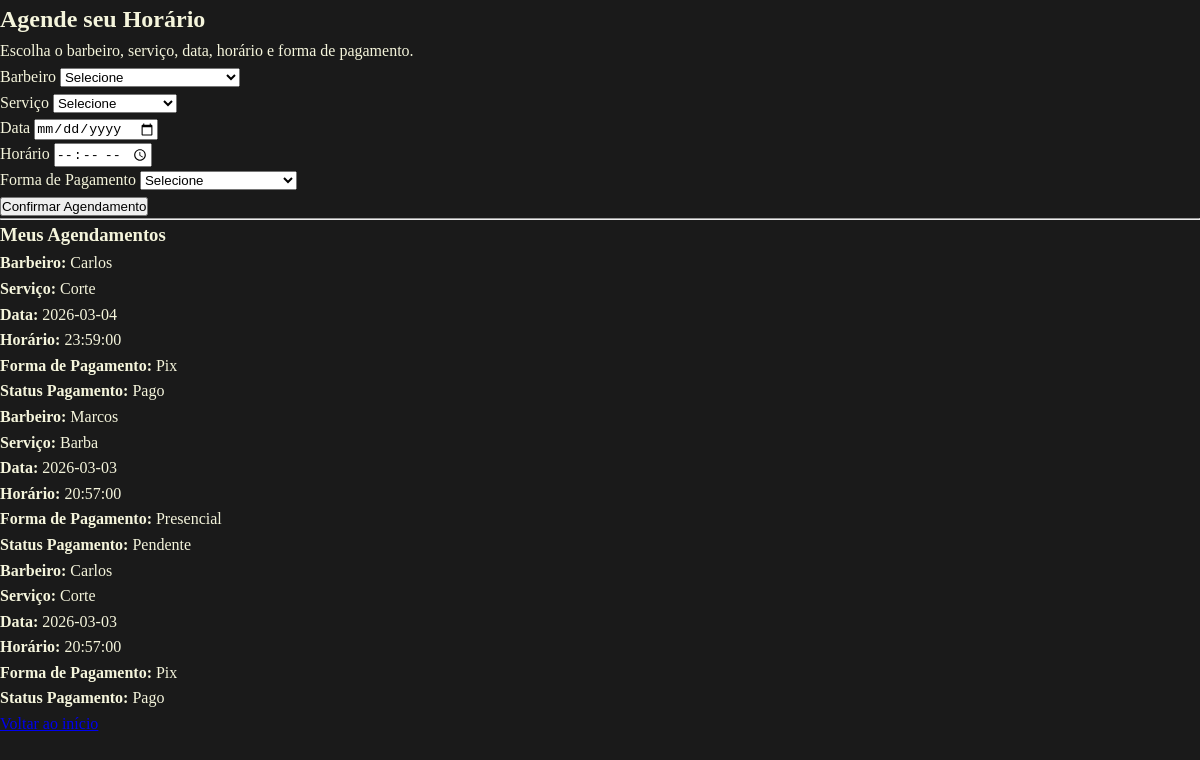
The app's page /agendamento (signed in) with its own data.
### models.py (models this page shows, shortened)
class Agendamento(db.Model):
    __tablename__ = "agendamentos"
    id = db.Column(db.Integer, primary_key=True)
    cliente_id = db.Column(db.Integer, db.ForeignKey("usuarios.id"), nullable=False)
    barbeiro_id = db.Column(db.Integer, db.ForeignKey("barbeiros.id"), nullable=False)
    servico_id = db.Column(db.Integer, db.ForeignKey("servicos.id"), nullable=False)
    data = db.Column(db.Date, nullable=False)
    horario = db.Column(db.Time, nullable=False)
    status = db.Column(db.String(50), default="Confirmado")
    forma_pagamento = db.Column(db.String(20), nullable=False)
    status_pagamento = db.Column(db.String(20), default="Pendente")
    criado_em = db.Column(db.DateTime, default=datetime.utcnow)
    barbeiro = db.relationship(
        "Barbeiro",
        back_populates="agendamentos"
    )
    servico = db.relationship("Servico", lazy="joined")
    __table_args__ = (
        db.UniqueConstraint("barbeiro_id", "data", "horario", name="unique_agendamento"),
    )

class Barbeiro(db.Model):
    __tablename__ = "barbeiros"
    id = db.Column(db.Integer, primary_key=True)
    nome = db.Column(db.String(100), nullable=False)
    especialidade = db.Column(db.String(150))
    foto = db.Column(db.String(200))
    ativo = db.Column(db.Boolean, default=True)
    agendamentos = db.relationship(
        "Agendamento",
        back_populates="barbeiro",
        cascade="all, delete-orphan"
    )

class Servico(db.Model):
    __tablename__ = "servicos"
    id = db.Column(db.Integer, primary_key=True)
    nome = db.Column(db.String(100), nullable=False)
    duracao_minutos = db.Column(db.Integer, nullable=False)
    preco = db.Column(Numeric(10, 2), nullable=False)  # melhor que Float

### app.py (the view, shortened to what this page needs)
@app.route("/agendamento", methods=["GET", "POST"])
@login_required
def agendamento():
    barbeiros = Barbeiro.query.filter_by(ativo=True).all()
    servicos = Servico.query.all()
    agendamentos = (
        Agendamento.query
        .filter_by(cliente_id=current_user.id)
        .order_by(Agendamento.data.desc())
        .all()
    )
    return render_template(
        "agendamento.html",
        barbeiros=barbeiros,
        servicos=servicos,
        agendamentos=agendamentos
    )

### app.py (called while the page is built)
@login_manager.user_loader
def load_user(user_id):
    return db.session.get(Usuario, int(user_id))

### templates/agendamento.html (shortened to what this page needs)
<!DOCTYPE html>
<html lang="pt-BR">
<head>
    <link rel="stylesheet" href="{{ url_for('static', filename='css/style.css') }}">
</head>
<body>
    <section class="agendamento">
        <div class="agendamento-container">
            <h2>Agende seu Horário</h2>
            <p>Escolha o barbeiro, serviço, data, horário e forma de pagamento.</p>
            <form action="{{ url_for('agendamento') }}" method="POST">
                <div class="input-group">
                    <label>Barbeiro</label>
                    <select name="barbeiro" required>
                        <option value="">Selecione</option>
                    </select>
                </div>
                <div class="input-group">
                    <label>Serviço</label>
                    <select name="servico" required>
                        <option value="">Selecione</option>
                    </select>
                </div>
                <div class="input-group">
                    <label>Data</label>
                    <input type="date" name="data" required>
                </div>
                <div class="input-group">
                    <label>Horário</label>
                    <input type="time" name="horario" required>
                </div>
                <div class="input-group">
                    <label>Forma de Pagamento</label>
                    <select name="forma_pagamento" required>
                        <option value="">Selecione</option>
                    </select>
                </div>
                <button type="submit" class="btn-agendar">
                    Confirmar Agendamento
                </button>
            </form>
            <hr>
            <h3>Meus Agendamentos</h3>
            {% if agendamentos %}
            <div class="lista-agendamentos">
                {% for ag in agendamentos %}
                <div class="card-agendamento">
                    <p><strong>Barbeiro:</strong> {{ ag.barbeiro.nome }}</p>
                    <p><strong>Serviço:</strong> {{ ag.servico.nome }}</p>
                    <p><strong>Data:</strong> {{ ag.data }}</p>
                    <p><strong>Horário:</strong> {{ ag.horario }}</p>
                    <p><strong>Forma de Pagamento:</strong> {{ ag.forma_pagamento }}</p>
                    <p>
                        <strong>Status Pagamento:</strong>
                        {% if ag.status_pagamento == 'Pago' %}
                        <span class="status-pago">Pago</span>
                        {% else %}
                        <span class="status-pendente">Pendente</span>
                        {% endif %}
                    </p>
                </div>
                {% endfor %}
            </div>
            {% else %}
            <p>Você ainda não possui agendamentos.</p>
            {% endif %}
            <p class="voltar">
                <a href="{{ url_for('index') }}">Voltar ao início</a>
            </p>
        </div>
    </section>
</body>
</html>

### static/css/style.css (style rules this page uses)
* { margin: 0; padding: 0; box-sizing: border-box; }
body { font-family: "Playfair Display", serif; background-color: #1a1a1a; color: #f5f5dc; line-height: 1.6; }

### records on screen
Agendamento: barbeiro.nome "Carlos", servico.nome "Corte", data "2026-03-04", horario "23:59:00", forma_pagamento "Pix", status_pagamento "Pago"
Agendamento: barbeiro.nome "Marcos", servico.nome "Barba", data "2026-03-03", horario "20:57:00", forma_pagamento "Presencial", status_pagamento "Pendente"
Agendamento: barbeiro.nome "Carlos", servico.nome "Corte", data "2026-03-03", horario "20:57:00", forma_pagamento "Pix", status_pagamento "Pago"
